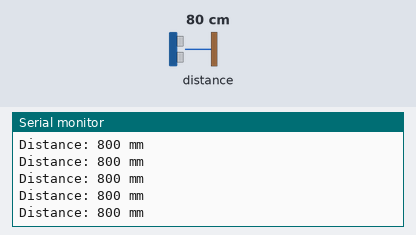
A sketch run on a simulated Arduino Uno, built with avr-gcc and run on an emulated ATmega328P. On the bench: the last lines printed to the serial monitor. The inputs (shaded band) are chosen by the test bench; at power-on: distance to the obstacle 80 cm.

Above: at 1.2 s.
1.3 s: distance to the obstacle set to 2 cm
At 1.43 s:
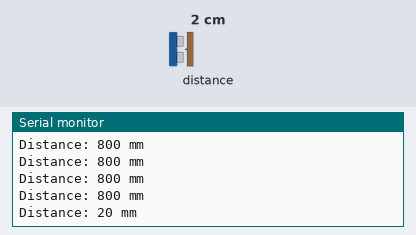
2.8 s: distance to the obstacle set to 4 cm
At 2.85 s:
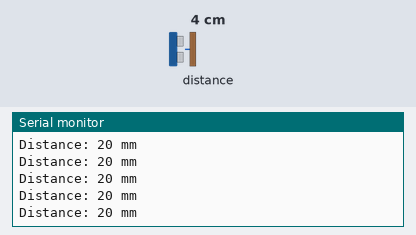
Timing chart, 0 to 5.8 s (numbered marks = the images above; inputs shaded):
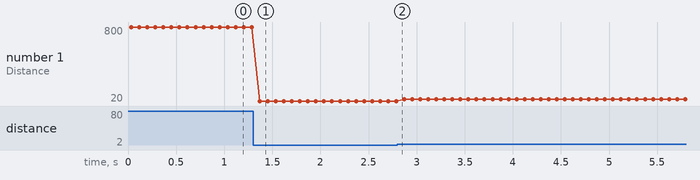

The sketch:

VL53L1X.ino
```cpp
#include <Wire.h>
#include <VL53L1X.h>

VL53L1X sensor;

void setup() {
  Serial.begin(115200);
  Wire.begin();

  // I2C 速度，400kHz 通常没问题
  Wire.setClock(400000);

  sensor.setTimeout(500);

  if (!sensor.init()) {
    Serial.println("Failed to detect and initialize VL53L1X!");
    while (1);
  }

  // Long 模式：量程更远，适合一般测距
  sensor.setDistanceMode(VL53L1X::Short);

  // 单次测量时间，单位是微秒
  // 50000 = 50ms，数值越大越稳定，但刷新越慢
  sensor.setMeasurementTimingBudget(5000);

  // 连续测量，每 50ms 测一次
  sensor.startContinuous(5);

  Serial.println("VL53L1X started.");
}

void loop() {
  int distance = sensor.read();   // 单位：mm

  if (sensor.timeoutOccurred()) {
    Serial.println("Sensor timeout!");
    return;
  }

  Serial.print("Distance: ");
  Serial.print(distance);
  Serial.println(" mm");

  delay(50);
}
```

Measured:
- after the input at 1.3 s, the serial monitor: prints a new line after 0.07 s (image 1)
- plotted number 1: 800 → 20 after the input at 1.3 s, 20 → 40 after the input at 2.8 s
